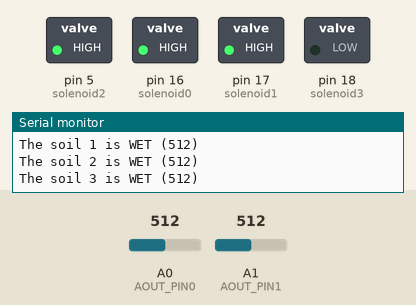
The sketch below on a simulated Arduino Mega 2560, built with avr-gcc and run on an emulated ATmega2560. Parts: switched loads named in the sketch (green lamp = pin HIGH), the last lines printed to the serial monitor. Inputs (shaded band) come from the test bench; at power-on: A0 (AOUT_PIN0) = 512, A1 (AOUT_PIN1) = 512.

Above: at 1.2 s.
1.3 s: A0 (AOUT_PIN0) set to 991
4.7 s: A0 (AOUT_PIN0) set to 1011
At 7.8 s:
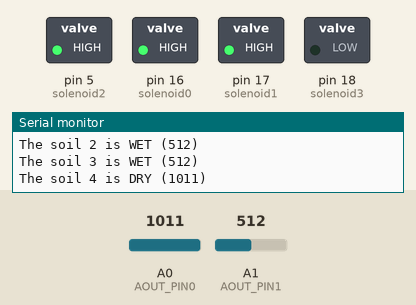
8.7 s: A0 (AOUT_PIN0) set to 990
At 12.2 s:
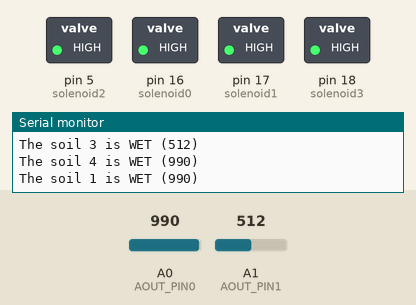
12.7 s: A0 (AOUT_PIN0) set to 1010
At 16.5 s:
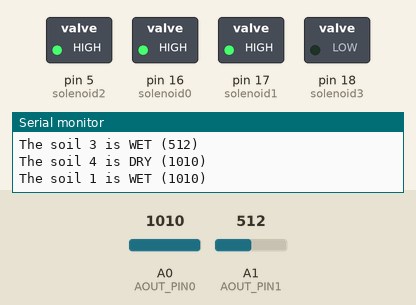
Timing chart, 0 to 17.7 s (numbered marks = the images above; inputs shaded):
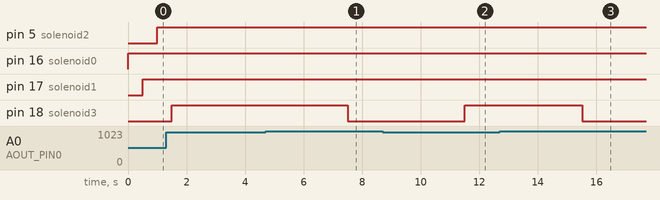

The sketch:

Smart_Irrigation_System.ino
```cpp
#define AOUT_PIN0 A0
#define AOUT_PIN1 A1
#define AOUT_PIN2 33
#define AOUT_PIN3 32

#define THRESHOLD 1500
#define THRESHOLD1 1900
#define THRESHOLD2 1000

int solenoid0 = 16;
int solenoid1 = 17;
int solenoid2 = 5;
int solenoid3 = 18;

void setup() {
  Serial.begin(115200);
  pinMode(solenoid0, OUTPUT);
  pinMode(solenoid1, OUTPUT);
  pinMode(solenoid2, OUTPUT);
  pinMode(solenoid3, OUTPUT);
}

void loop() {
  int value0 = analogRead(AOUT_PIN0); // read the analog value from sensor
  int value1 = analogRead(AOUT_PIN1); // read the analog value from sensor
  int value2 = analogRead(AOUT_PIN2); // read the analog value from sensor
  int value3 = analogRead(AOUT_PIN3); // read the analog value from sensor

  if (value0 > THRESHOLD1){
    Serial.print("The soil 1 is DRY (");
    digitalWrite(solenoid0, LOW);
    }
    else{
      Serial.print("The soil 1 is WET (");
      digitalWrite(solenoid0, HIGH);
      }
      Serial.print(value0);
      Serial.println(")");
      delay(500);

     if(value1>THRESHOLD){
      Serial.print("The soil 2 is DRY (");
      digitalWrite(solenoid1, LOW);
     }
     else{
      Serial.print("The soil 2 is WET (");
      digitalWrite(solenoid1, HIGH);
     }
     Serial.print(value1);
     Serial.println(")");
     delay(500);

     if(value2>THRESHOLD){
      Serial.print("The soil 3 is DRY (");
      digitalWrite(solenoid2, LOW);
     }
     else{
      Serial.print("The soil 3 is WET (");
      digitalWrite(solenoid2, HIGH);
     }
     Serial.print(value2);
     Serial.println(")");
     delay(500);

     if(value3 > THRESHOLD2){
      Serial.print("The soil 4 is DRY (");
      digitalWrite(solenoid3, LOW);
     }
     else{
      Serial.print("The soil 4 is WET (");
      digitalWrite(solenoid3, HIGH);
     }
     Serial.print(value3);
     Serial.println(")");
     delay(500);

}
```

Measured:
- after the input at 4.7 s, pin 18 (solenoid3): HIGH → LOW after 2.8 s
- after the input at 8.7 s, pin 18 (solenoid3): LOW → HIGH after 2.8 s
- after the input at 12.7 s, pin 18 (solenoid3): HIGH → LOW after 2.8 s
